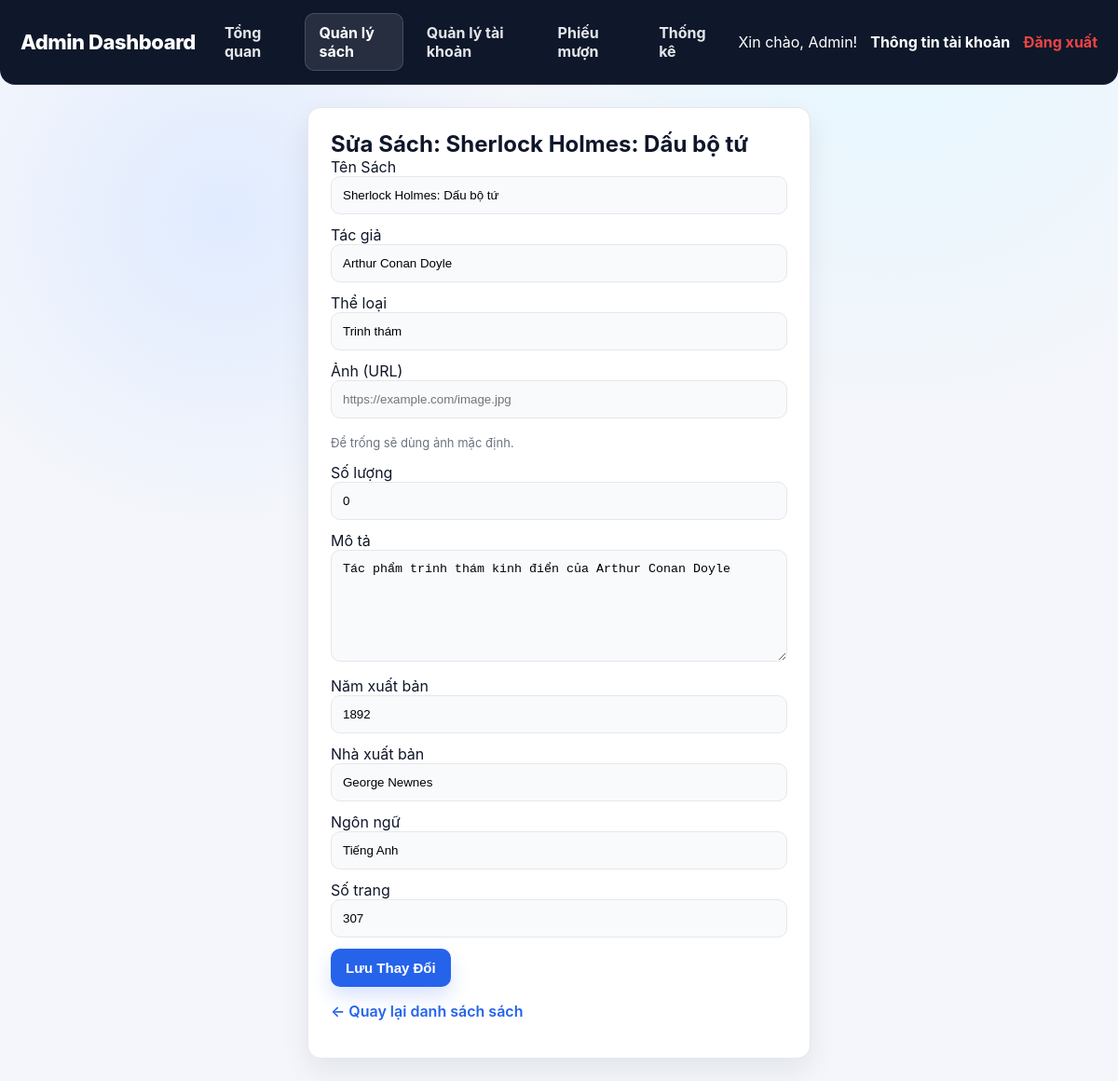
Page /admin_books_edit.php?id=13 (signed in) on the committed database.
### tables this page shows
CREATE TABLE `sach` (
  `IDSach` int(11) NOT NULL,
  `IDTacGia` int(11) DEFAULT NULL,
  `IDTheLoai` int(11) DEFAULT NULL,
  `TenSach` varchar(255) NOT NULL,
  `SoLuong` int(11) DEFAULT 0,
  `TinhTrang` enum('available','borrowed') DEFAULT 'available',
  `Anh` varchar(255) DEFAULT NULL
);

CREATE TABLE `tacgia` (
  `IDTacGia` int(11) NOT NULL,
  `TenTacGia` varchar(100) NOT NULL,
  `NamSinh` int(11) DEFAULT NULL,
  `QuocTich` varchar(50) DEFAULT NULL
);

CREATE TABLE `theloai` (
  `IDTheLoai` int(11) NOT NULL,
  `TenTheLoai` varchar(100) NOT NULL
);

CREATE TABLE `ct_sach` (
  `IDCTSach` int(11) NOT NULL,
  `IDSach` int(11) NOT NULL,
  `MoTa` text DEFAULT NULL,
  `NamXuatBan` int(11) DEFAULT NULL,
  `NhaXuatBan` varchar(150) DEFAULT NULL,
  `NgonNgu` varchar(50) DEFAULT NULL,
  `SoTrang` int(11) DEFAULT NULL
);

### admin_books_edit.php (the view, shortened to what this page needs)
<?php
$conn = getConn();
$id = intval($_GET['id'] ?? 0);
$book = null;
if ($id > 0) {
    $stmt = $conn->prepare("SELECT
        s.IDSach AS id,
        s.TenSach AS title,
        s.Anh AS image,
        s.SoLuong AS quantity,
        tg.TenTacGia AS author,
        tl.TenTheLoai AS category,
        s.TinhTrang AS status,
        c.MoTa AS description,
        c.NamXuatBan AS year,
        c.NhaXuatBan AS publisher,
        c.NgonNgu AS language,
        c.SoTrang AS pages
    FROM sach s
    LEFT JOIN ct_sach c ON c.IDSach = s.IDSach
    LEFT JOIN tacgia tg ON s.IDTacGia = tg.IDTacGia
    LEFT JOIN theloai tl ON s.IDTheLoai = tl.IDTheLoai
    WHERE s.IDSach = ? LIMIT 1");
    $stmt->bind_param('i', $id);
    $stmt->execute();
    $result = $stmt->get_result();
    if ($result->num_rows === 1) {
        $book = $result->fetch_assoc();
    }
}
$admin_username = htmlspecialchars($_SESSION['username'] ?? 'Admin');
?>
<!doctype html>
<html lang="vi">
<head>
    <link rel="stylesheet" href="css/style.css"/>
</head>
<body>
<header class="app-header">
    <h1 class="logo">Admin Dashboard</h1>
    <nav class="admin-menu">
        <a href="admin.php">Tổng quan</a>
        <a href="admin_books.php" class="active">Quản lý sách</a>
        <a href="admin_users.php">Quản lý tài khoản</a>
        <a href="admin_loans.php">Phiếu mượn</a>
        <a href="admin_stats.php">Thống kê</a>
    </nav>
    <div class="user-actions">
        <span class="">Xin chào, <?= $admin_username ?>!</span>
        <a class="logout-link" href="admin_profile.php">Thông tin tài khoản</a>
        <a class="logout-link" href="php/logout.php">Đăng xuất</a>
    </div>
</header>
<main class="edit-form-container">
    <h2>Sửa Sách: <?= htmlspecialchars($book['title']) ?></h2>
    <form action="php/admin_books_action.php" method="post">
        <label for="title">Tên Sách</label>
        <input type="text" id="title" name="title" value="<?= htmlspecialchars($book['title']) ?>" required>
        <label for="author">Tác giả</label>
        <input type="text" id="author" name="author" value="<?= htmlspecialchars($book['author'] ?? '') ?>" required>
        <label for="category">Thể loại</label>
        <input type="text" id="category" name="category" value="<?= htmlspecialchars($book['category'] ?? '') ?>" required>
        <label for="image">Ảnh (URL)</label>
        <input type="url" id="image" name="image" value="<?= htmlspecialchars($book['image'] ?? '') ?>" placeholder="https://example.com/image.jpg">
        <p style="margin:6px 0 14px; color:#6b7280; font-size:13px;">
            Để trống sẽ dùng ảnh mặc định.
        </p>
        <label for="quantity">Số lượng</label>
        <input type="number" id="quantity" name="quantity" min="0" value="<?= (int)$book['quantity'] ?>" required>
        <label for="description">Mô tả</label>
        <textarea id="description" name="description" rows="5" placeholder="Tóm tắt nội dung sách..." style="min-height:120px;"><?= htmlspecialchars($book['description'] ?? '') ?></textarea>
        <label for="year">Năm xuất bản</label>
        <input type="number" id="year" name="year" min="0" value="<?= htmlspecialchars($book['year'] ?? '') ?>">
        <label for="publisher">Nhà xuất bản</label>
        <input type="text" id="publisher" name="publisher" value="<?= htmlspecialchars($book['publisher'] ?? '') ?>" placeholder="NXB Trẻ">
        <label for="language">Ngôn ngữ</label>
        <input type="text" id="language" name="language" value="<?= htmlspecialchars($book['language'] ?? '') ?>" placeholder="Tiếng Việt">
        <label for="pages">Số trang</label>
        <input type="number" id="pages" name="pages" min="0" value="<?= htmlspecialchars($book['pages'] ?? '') ?>">
        <button type="submit" class="btn">Lưu Thay Đổi</button>
    </form>
    <p><a href="admin_books.php">← Quay lại danh sách sách</a></p>
</main>
</body>
</html>

### css/style.css (style rules this page uses)
:root { --primary: #2563eb; --primary-dark: #1d4ed8; --accent: #f97316; --bg: #f5f7fb; --card: #ffffff; --text: #0f172a; --muted: #6b7280; --border: #e5e7eb; --shadow: 0 12px 30px rgba(15, 23, 42, 0.08); --radius: 14px; --success: #22c55e; --error: #ef4444; }
* { box-sizing: border-box; }
body { margin: 0; font-family: "Inter", "Segoe UI", Arial, sans-serif; background: radial-gradient(circle at 20% 20%, #eef2ff 0, transparent 25%), radial-gradient(circle at 80% 0%, #e0f2fe 0, transparent 30%), var(--bg); color: var(--text); min-height: 100vh; }
a { color: var(--primary); text-decoration: none; font-weight: 600; }
h1, h2, h3, h4 { margin: 0; color: var(--text); }
.btn { display: inline-flex; justify-content: center; align-items: center; gap: 8px; border: none; border-radius: 10px; padding: 12px 14px; font-size: 15px; font-weight: 700; cursor: pointer; transition: transform 0.1s ease, box-shadow 0.15s ease; }
.app-header { background: var(--card); border-bottom: 1px solid var(--border); padding: 16px 24px; display: flex; align-items: center; gap: 20px; justify-content: space-between; position: sticky; top: 0; z-index: 10; }
.app-header .logo { font-size: 22px; font-weight: 800; letter-spacing: -0.02em; }
.logout-link { color: var(--error); font-weight: 700; }
.user-actions { display: flex; align-items: center; gap: 14px; }
.admin-menu { display: flex; gap: 10px; }
.admin-menu a { padding: 10px 14px; border-radius: 10px; font-weight: 700; color: var(--text); border: 1px solid transparent; }
.admin-menu a.active { background: #eef2ff; color: var(--primary-dark); border-color: #e0e7ff; }
.edit-form-container { background: var(--card); padding: 24px; border-radius: 12px; border: 1px solid var(--border); box-shadow: 0 8px 18px rgba(15, 23, 42, 0.06); max-width: 540px; margin: 24px auto; }
.edit-form-container input, .edit-form-container select, .edit-form-container textarea { width: 100%; padding: 12px; border: 1px solid var(--border); border-radius: 10px; margin-bottom: 12px; background: #f8fafc; }
.edit-form-container textarea { min-height: 140px; resize: vertical; }
.edit-form-container button { padding: 12px 16px; border-radius: 10px; border: none; background: var(--primary); color: #fff; font-weight: 700; cursor: pointer; }
:root { --primary: #2563eb; --primary-dark: #1d4ed8; --bg: #f4f6fb; --card: #ffffff; --text: #0f172a; --muted: #6b7280; --border: #e5e7eb; --shadow: 0 12px 30px rgba(15, 23, 42, 0.08); --radius: 14px; --success: #16a34a; --error: #ef4444; }
body { background: radial-gradient(circle at 20% 20%, #e0ebff 0, transparent 25%), radial-gradient(circle at 80% 0%, #e5f7ff 0, transparent 30%), var(--bg); color: var(--text); font-family: "Inter", "Segoe UI", Arial, sans-serif; }
.app-header { background: #0f172a; color: #fff; border-bottom: 1px solid rgba(255,255,255,0.08); border-radius: 0 0 16px 16px; padding: 14px 22px; overflow: visible; position: relative; display: grid; grid-template-columns: auto 1fr auto; gap: 16px; align-items: center; }
.app-header .logo { color: #fff; }
.admin-menu a, .user-header .logout-link { color: #e5e7eb; }
.admin-menu a.active { background: rgba(255,255,255,0.1); color: #fff; border-color: rgba(255,255,255,0.15); }
.app-header .logout-link, .user-header .logout-link { color: #fff; }
.app-header a[href*="logout.php"], .user-header a[href*="logout.php"] { color: var(--error); }
.user-actions, .admin-user-actions { display: flex; align-items: center; gap: 14px; }
.auth-container, .add-form, .edit-form-container, .card-table table { background: var(--card); border: 1px solid var(--border); border-radius: var(--radius); box-shadow: var(--shadow); }
.btn { border-radius: 10px; font-weight: 700; box-shadow: 0 10px 20px rgba(37,99,235,0.18); }

### rows in the picture
sach: TenSach "Sherlock Holmes: Dấu bộ tứ", title "Sherlock Holmes: Dấu bộ tứ", author "Arthur Conan Doyle", category "Trinh thám", quantity "0", description "Tác phẩm trinh thám kinh điển của Arthur Conan Doyle", year "1892", publisher "George Newnes", language "Tiếng Anh", pages "307"

### other values in the picture
$admin_username "Admin"
